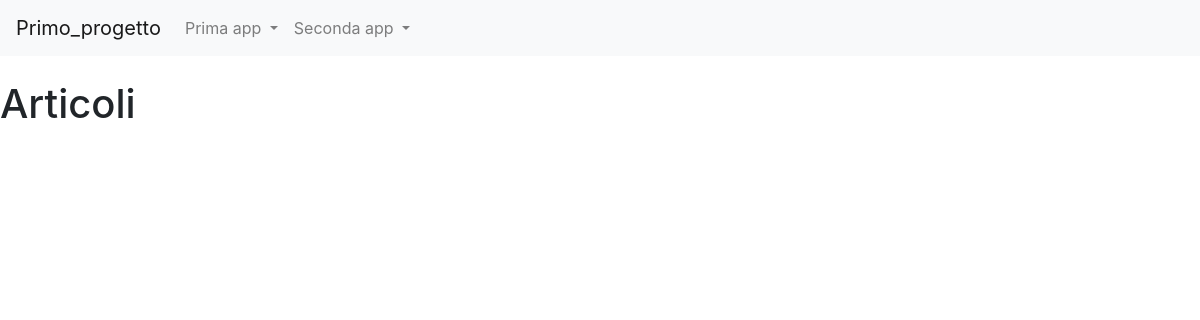
The page /news/lista_articoli on the database as committed earlier.
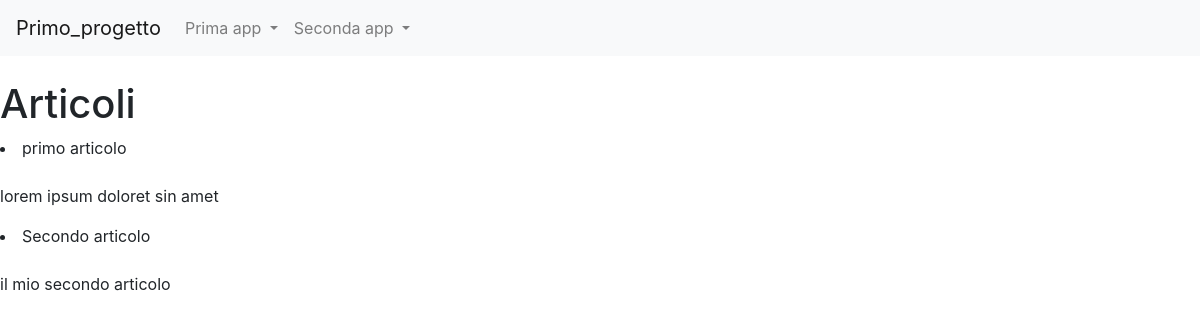
The same page on the database as committed later.
### news/models.py (models this page shows, shortened)
class Articolo(models.Model):
    titolo = models.CharField(max_length=100)
    contenuto = models.TextField()
    giornalista= models.ForeignKey(Giornalista, on_delete=models.CASCADE, related_name="articoli")
    data= models.DateField(auto_now=True, blank=True)
    visualizzazioni= models.IntegerField(default=0, blank=True)
    class Meta:
        verbose_name = "Articolo"
        verbose_name_plural = "Articoli"

### news/views.py (the view)
# urls.py: path("lista_articoli", lista_articoli_gionalisti, name="lista_articoli"),
def lista_articoli_gionalisti(request, pk=None):
    if(pk==None):
        articoli=Articolo.objects.all()
    else:
        articoli = Articolo.objects.filter(giornalista_id=pk)
    context = {
        'articoli': articoli,
        'pk': pk,
    }
    return render (request, 'lista_articoli.html', context)

### news/templates/lista_articoli.html (shortened to what this page needs)
{% extends 'base.html' %}
{% block content %}
<h1>Articoli</h1>
{% for articolo in articoli %}
    {% if pk %}
    <li>{{articolo.titolo}}</li>
    <br><p>{{articolo.contenuto}}</p>
    {% else %}
    <li>{{articolo.titolo}}</li>
    <br><p>{{articolo.contenuto}}</p>
{% endif %}
{% endfor %}
{% endblock content %}

Rows that differ between the two databases and show on the page:
added Articolo: titolo "primo articolo", contenuto "lorem ipsum doloret sin amet"
added Articolo: titolo "Secondo articolo", contenuto "il mio secondo articolo"
